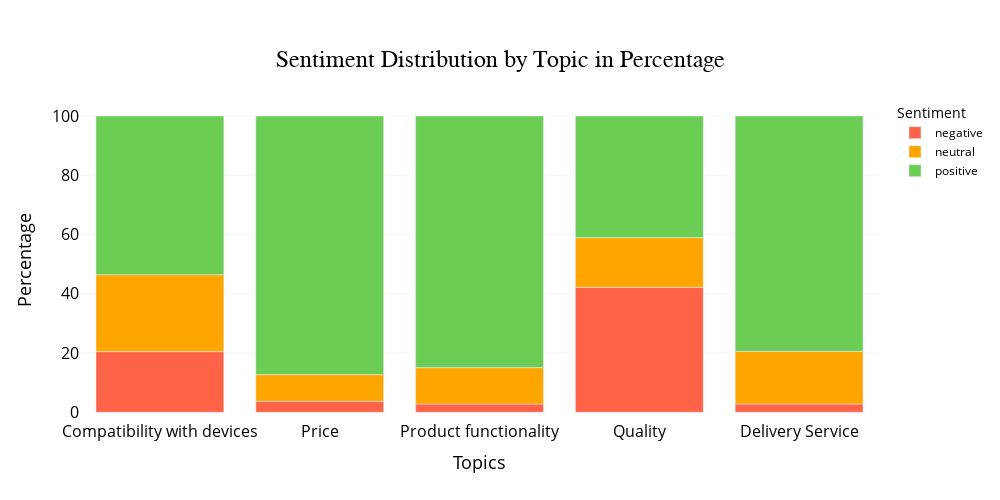

Notebook code cell kept with this figure:
### Code cell
plot_sentiment_distribution_by_topic(df)

### Figure 1 — Plotly figure (JSON) as saved in the notebook; plotly's stock layout.template omitted (floating-point values rounded to 4 significant figures)
{"data": [{"hoverinfo": "y+name", "marker": {"color": "#FF6347"}, "name": "negative", "offsetgroup": "0", "type": "bar", "x": ["Compatibility with devices", "Delivery Service", "Price", "Product functionality", "Quality"], "y": [20.47, 2.804, 3.679, 2.791, 42.18]}, {"base": [20.47, 2.804, 3.679, 2.791, 42.18], "hoverinfo": "y+name", "marker": {"color": "orange"}, "name": "neutral", "offsetgroup": "0", "type": "bar", "x": ["Compatibility with devices", "Delivery Service", "Price", "Product functionality", "Quality"], "y": [25.95, 17.76, 9.03, 12.28, 16.78]}, {"base": [46.43, 20.56, 12.71, 15.07, 58.96], "hoverinfo": "y+name", "marker": {"color": "#6BCD53"}, "name": "positive", "offsetgroup": "0", "type": "bar", "x": ["Compatibility with devices", "Delivery Service", "Price", "Product functionality", "Quality"], "y": [53.57, 79.44, 87.29, 84.93, 41.04]}], "layout": {"barmode": "relative", "height": 500, "legend": {"font": {"color": "black", "size": 12}, "title": {"font": {"color": "black", "size": 14}, "text": "Sentiment"}}, "paper_bgcolor": "rgba(255, 255, 255, 1)", "plot_bgcolor": "rgba(255, 255, 255, 1)", "title": {"font": {"color": "black", "family": "Arial, sans-serif", "size": 24}, "text": "Sentiment Distribution by Topic in Percentage", "x": 0.5, "xanchor": "center", "yanchor": "top"}, "width": 1000, "xaxis": {"categoryorder": "total descending", "tickangle": 0, "tickfont": {"color": "black", "size": 16}, "title": {"font": {"color": "black", "size": 18}, "text": "Topics"}}, "yaxis": {"gridcolor": "#e6e8eb", "gridwidth": 0.5, "tickfont": {"color": "black", "size": 16}, "title": {"font": {"color": "black", "size": 18}, "text": "Percentage"}}}}
